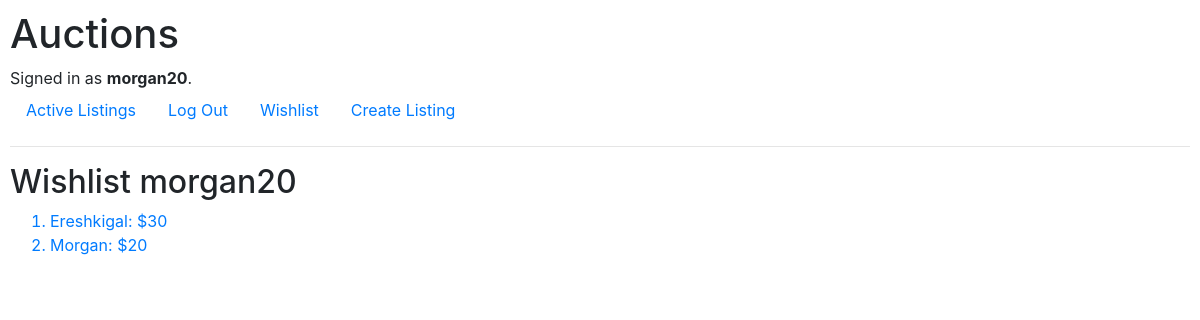
The app's page /auctions/morgan20/wishlist (signed in), older data.
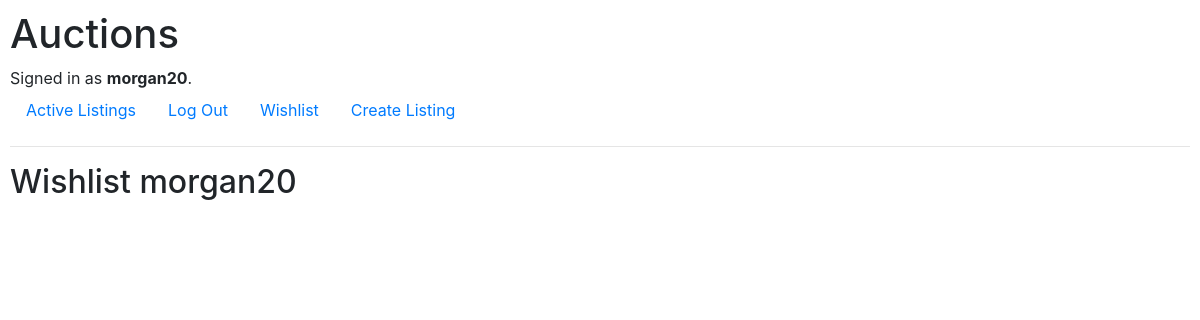
The same page, newer data.
### auctions/models.py (models this page shows, shortened)
class User(AbstractUser):
    pass

class Listing(models.Model):
    creator = models.CharField(max_length=64)
    title = models.CharField(max_length=64)
    description = models.CharField(max_length=64)
    price = models.IntegerField()
    users = models.ManyToManyField(User, blank=True, related_name= "wishlist")

### auctions/views.py (the view)
# urls.py: path("<str:user>/wishlist", views.wishlist, name="wishlist")
def wishlist(request, user):
    wisher = User.objects.get(username = user)
    if request.method == "POST":
        listing_title = request.POST["listing_title"]
        wish = Listing.objects.get(title = listing_title)
        wish.users.add(wisher)
    return render(request, "auctions/wishlist.html", {
        "wishlist": wisher.wishlist.all()
    })

### auctions/templates/auctions/wishlist.html
{% extends 'auctions/layout.html' %}
{% block body %}
    <h2>Wishlist {{ user.username }}</h2>
    <ol>
    {% for wish in wishlist %}
        <a href="{% url 'listing' wish.title %}"><li>{{ wish.title }}: ${{ wish.price }}</li></a>
    {% endfor %}
    </ol>
{% endblock %}

### auctions/templates/auctions/layout.html (shortened to what this page needs)
{% load static %}
<!DOCTYPE html>
<html lang="en">
    <head>
        <link rel="stylesheet" href="https://stackpath.bootstrapcdn.com/bootstrap/4.4.1/css/bootstrap.min.css">
        <link href="{% static 'auctions/styles.css' %}" rel="stylesheet">
    </head>
    <body>
        <h1>Auctions</h1>
        <div>
            {% if user.is_authenticated %}
                Signed in as <strong>{{ user.username }}</strong>.
            {% else %}
                Not signed in.
            {% endif %}
        </div>
        <ul class="nav">
            <li class="nav-item">
                <a class="nav-link" href="{% url 'index' %}">Active Listings</a>
            </li>
            {% if user.is_authenticated %}
                <li class="nav-item">
                    <a class="nav-link" href="{% url 'logout' %}">Log Out</a>
                </li>
                <li class="nav-item">
                    <a class="nav-link" href="{% url 'wishlist' user.username%}">Wishlist</a>
                </li>
                <li class="nav-item">
                    <a class="nav-link" href="{% url 'new'%}">Create Listing</a>
                </li>
            {% endif %}
        </ul>
        <hr>
        {% block body %}
        {% endblock %}
    </body>
</html>

### auctions/static/auctions/styles.css (style rules this page uses)
body { padding: 10px; }

Row changes from the older to the newer data that the page shows:
removed Listing: title "Ereshkigal", price "30"
removed Listing: title "Morgan", price "20"
